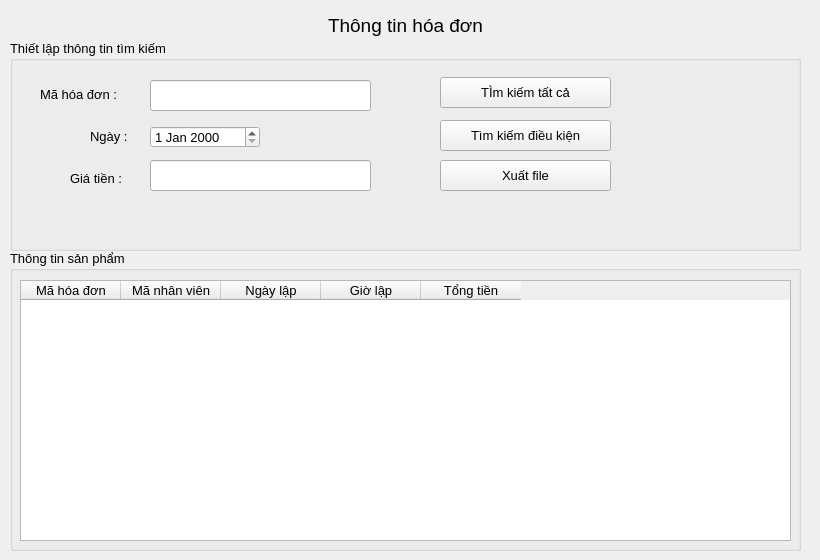
     <widget class="QWidget" name="tw4">
      <attribute name="title">
       <string>hoadon</string>
      </attribute>
      <widget class="QGroupBox" name="groupBox_3">
       <property name="geometry">
        <rect>
         <x>10</x>
         <y>40</y>
         <width>791</width>
         <height>211</height>
        </rect>
       </property>
       <property name="font">
        <font>
         <pointsize>10</pointsize>
        </font>
       </property>
       <property name="title">
        <string>Thiết lập thông tin tìm kiếm</string>
       </property>
       <widget class="QLabel" name="label_28">
        <property name="geometry">
         <rect>
          <x>30</x>
          <y>39</y>
          <width>101</width>
          <height>31</height>
         </rect>
        </property>
        <property name="text">
         <string>Mã hóa đơn :</string>
        </property>
       </widget>
       <widget class="QLabel" name="label_29">
        <property name="geometry">
         <rect>
          <x>80</x>
          <y>86</y>
          <width>51</width>
          <height>20</height>
         </rect>
        </property>
        <property name="text">
         <string>Ngày :</string>
        </property>
       </widget>
       <widget class="QLabel" name="label_30">
        <property name="geometry">
         <rect>
          <x>60</x>
          <y>130</y>
          <width>71</width>
          <height>16</height>
         </rect>
        </property>
        <property name="text">
         <string>Giá tiền :</string>
        </property>
       </widget>
       <widget class="QLineEdit" name="lineEdit_4">
        <property name="geometry">
         <rect>
          <x>140</x>
          <y>40</y>
          <width>221</width>
          <height>31</height>
         </rect>
        </property>
       </widget>
       <widget class="QPushButton" name="pushButton_10">
        <property name="geometry">
         <rect>
          <x>430</x>
          <y>37</y>
          <width>171</width>
          <height>31</height>
         </rect>
        </property>
        <property name="text">
         <string>TÌm kiếm tất cả</string>
        </property>
       </widget>
       <widget class="QPushButton" name="pushButton_14">
        <property name="geometry">
         <rect>
          <x>430</x>
          <y>80</y>
          <width>171</width>
          <height>31</height>
         </rect>
        </property>
        <property name="text">
         <string>Tìm kiếm điều kiện</string>
        </property>
       </widget>
       <widget class="QPushButton" name="pushButton_15">
        <property name="geometry">
         <rect>
          <x>430</x>
          <y>120</y>
          <width>171</width>
          <height>31</height>
         </rect>
        </property>
        <property name="text">
         <string>Xuất file</string>
        </property>
       </widget>
       <widget class="QDateEdit" name="dateEdit">
        <property name="geometry">
         <rect>
          <x>140</x>
          <y>86</y>
          <width>110</width>
          <height>22</height>
         </rect>
        </property>
       </widget>
       <widget class="QLineEdit" name="lineEdit_5">
        <property name="geometry">
         <rect>
          <x>140</x>
          <y>120</y>
          <width>221</width>
          <height>31</height>
         </rect>
        </property>
       </widget>
      </widget>
      <widget class="QGroupBox" name="groupBox_4">
       <property name="geometry">
        <rect>
         <x>10</x>
         <y>250</y>
         <width>791</width>
         <height>301</height>
        </rect>
       </property>
       <property name="font">
        <font>
         <pointsize>10</pointsize>
        </font>
       </property>
       <property name="title">
        <string>Thông tin sản phẩm</string>
       </property>
       <widget class="QTableWidget" name="tableWidget_2">
        <property name="geometry">
         <rect>
          <x>10</x>
          <y>30</y>
          <width>771</width>
          <height>261</height>
         </rect>
        </property>
        <property name="maximumSize">
         <size>
          <width>771</width>
          <height>16777215</height>
         </size>
        </property>
        <column>
         <property name="text">
          <string>Mã hóa đơn</string>
         </property>
        </column>
        <column>
         <property name="text">
          <string>Mã nhân viên</string>
         </property>
        </column>
        <column>
         <property name="text">
          <string>Ngày lập</string>
         </property>
        </column>
        <column>
         <property name="text">
          <string>Giờ lập</string>
         </property>
        </column>
        <column>
         <property name="text">
          <string>Tổng tiền</string>
         </property>
        </column>
       </widget>
      </widget>
      <widget class="QLabel" name="label_31">
       <property name="geometry">
        <rect>
         <x>0</x>
         <y>10</y>
         <width>811</width>
         <height>31</height>
        </rect>
       </property>
       <property name="font">
        <font>
         <pointsize>14</pointsize>
        </font>
       </property>
       <property name="text">
        <string>&lt;html&gt;&lt;head/&gt;&lt;body&gt;&lt;p align=&quot;center&quot;&gt;Thông tin hóa đơn&lt;/p&gt;&lt;/body&gt;&lt;/html&gt;</string>
       </property>
      </widget>
     </widget>
